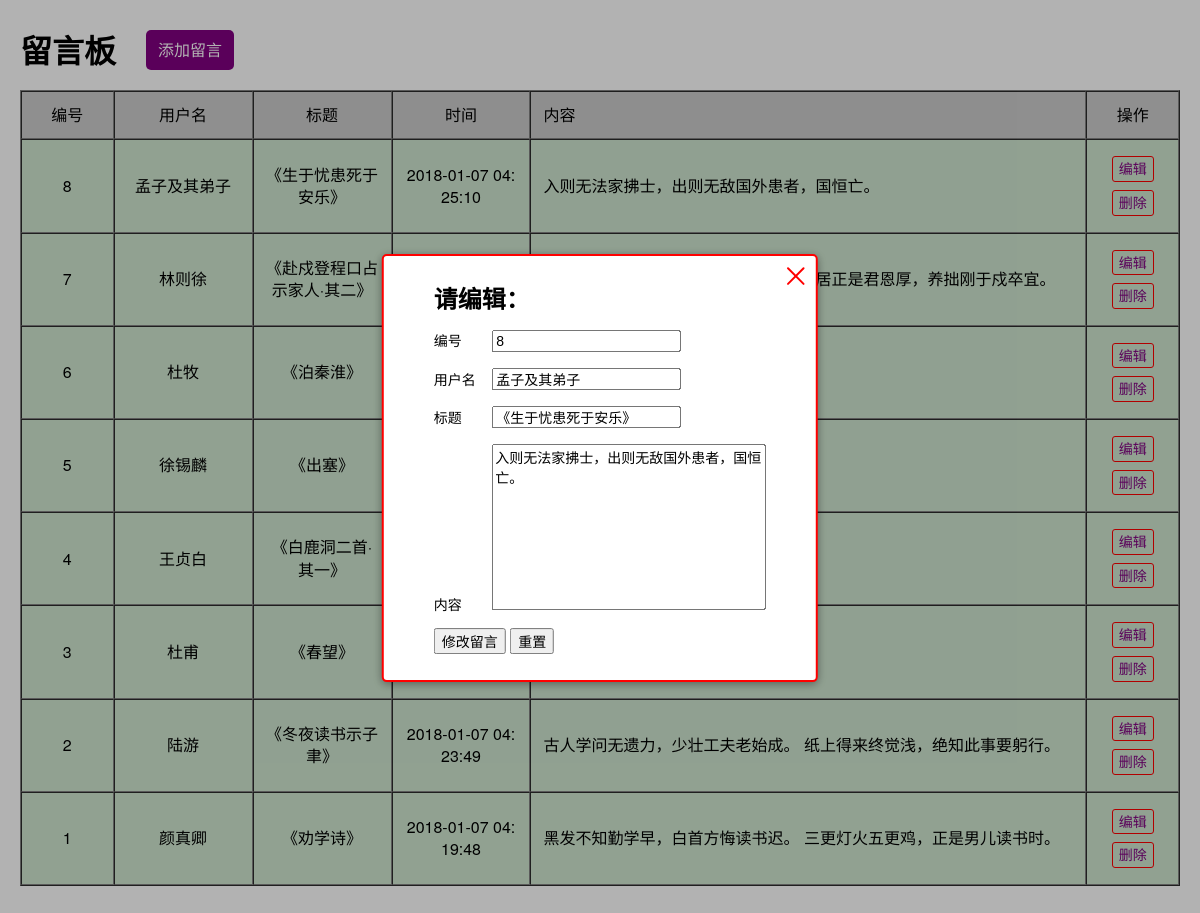
The page /mysql-message-board/index.php?editId=8 on the database its author committed.
### tables this page shows
CREATE TABLE `t_message` (
  `id` int(11) NOT NULL COMMENT '留言id',
  `username` varchar(50) NOT NULL COMMENT '用户名',
  `title` varchar(100) NOT NULL COMMENT '标题',
  `time` int(11) NOT NULL COMMENT '时间',
  `content` longtext NOT NULL COMMENT '内容'
);

### mysql-message-board/index.php (the view, shortened to what this page needs)
<?php
$con = mysqli_connect("localhost","root","root",'db_board') or die('<br/>连接数据库错误!<br/>');
$sql = 'SELECT * FROM `t_message`';
$que = mysqli_query($con,$sql) or die('<br/>选择数据库错误：'.mysqli_error($con).'<br/>');
$msgs = mysqli_fetch_all($que,MYSQLI_ASSOC);
?>
<!DOCTYPE html>
<html lang="zh-CN">
<head>
</head>
<body>
<div class="header">
	<h1>留言板</h1>
	<div class="header_btn">添加留言</div>
</div>
<?php if(is_array($msgs)&&count($msgs)>0): ?>
<table border="1" cellpadding="0" cellspacing="0" width="100%" bgcolor="#cfe6d0">
	<tr style="background:#ccc;">
	    <td>编号</td>
	    <td>用户名</td>
	    <td>标题</td>
	    <td>时间</td>
	    <td>内容</td>
	    <td>操作</td>
	</tr>
	<?php foreach (array_reverse($msgs) as $key => $value):?>
		<tr>
			<td><?php echo count($msgs)-$key; ?></td>
		    <td><?php echo $value['username']; ?></td>
		    <td><?php echo $value['title']; ?></td>
		    <td><?php echo date("Y-m-d H:i:s",$value['time']); ?></td>
		    <td><?php echo $value['content']; ?></td>
		    <td>
		    	<a href="./index.php?editId=<?php echo count($msgs)-$key; ?>">编辑</a>
		    	<a href="javascript:void(0);" onclick="deleteFn('<?php echo $value['username']; ?>','<?php echo $value['id']; ?>');">删除</a>
		    </td>
		</tr>
	<?php endforeach; ?>
</table>
<?php endif; ?>
<?php if(isset($_GET['editId'])): ?>
<div class="tips tips_show">
<?php else: ?>
<div class="tips">
<?php endif; ?>
	<div class="tips_box">
		<div class="tips_shut"></div>
		<form action="./index.php" method="post">
			<?php if(isset($_GET['editId'])): ?>
			<h2 id="#edit">请编辑：</h2>
			<p>
			    <label for="editId">编号</label>
			    <input type="text" id="editId" name="editId" placeholder="请输入用户名" value="<?php echo @$_GET['editId']; ?>" readonly="readonly">
			</p>
			<?php else: ?>
		    <h2>请留言：</h2>
			<?php endif; ?>
		    <p>
		        <label for="username">用户名</label>
		        <input type="text" id="username" name="username" placeholder="请输入用户名" required="required" value="<?php echo @$msgs[$_GET['editId']-1]['username']; ?>">
		    </p>
		    <p>
		        <label for="title">标题</label>
		        <input type="text" id="title" name="title" placeholder="请输入标题" required="required" value="<?php echo @$msgs[$_GET['editId']-1]['title']; ?>">
		    </p>
		    <p>
		        <label for="content">内容</label>
		        <textarea id="content" name="content" id="" cols="30" rows="10" required="required"><?php echo @$msgs[$_GET['editId']-1]['content']; ?></textarea>
		    </p>
		    <p>
		    	<?php if(isset($_GET['editId'])): ?>
		    	<input type="submit" value="修改留言" name="pubMsg">
		    	<?php else: ?>
		        <input type="submit" value="发布留言" name="pubMsg">
		    	<?php endif; ?>
		        <input type="reset" value="重置">
		    </p>
		</form>
	</div>
</div>
</body>
</html>

### mysql-message-board/index.php (style rules this page uses)
body { margin:0;padding:0;font-family:'helvetica neue', tahoma, 'hiragino sans gb', stheiti, 'wenquanyi micro hei', Microsoft YaHei, SimSun, sans-serif;line-height:1;padding:20px 20px 50px; }
a { font-size:14px;padding:2px 6px;border:solid 1px red;margin:4px;display:inline-block;border-radius:3px;color:purple;text-decoration: none;-webkit-transition:all .6s;transition:all .6s; }
.tips_box { position:fixed;top:50%;left:50%;-webkit-transform:translate(-50%,-150%);transform:translate(-50%,-150%);background:#fff;border:solid 2px red;border-radius:5px;padding:10px 50px;-webkit-box-shadow:0 2px 10px rgba(0,0,0,.4);box-shadow:0 2px 10px rgba(0,0,0,.4);z-index: 999;-webkit-transition:all .6s;transition:all .6s;opacity:0;pointer-events:none; }
.tips_show .tips_box { -webkit-transform:translate(-50%,-50%);transform:translate(-50%,-50%);opacity:1;pointer-events:auto; }
.tips_shut { position:absolute;top:0;right:0;width:40px;height:40px;-webkit-transition:all .6s;transition:all .6s;cursor:pointer; }
.tips_shut::before { content:'';height:2px;left:8px;right:8px;background:red;position:absolute;top:50%;margin-top:-1px;border-radius:4px;-webkit-transform:rotate(-45deg);transform:rotate(-45deg); }
.tips_shut::after { content:'';height:2px;left:8px;right:8px;background:red;position:absolute;top:50%;margin-top:-1px;border-radius:4px;-webkit-transform:rotate(45deg);transform:rotate(45deg); }
input[type="submit"],input[type="reset"] { cursor:pointer;-webkit-transition:all .6s;transition:all .6s; }
label { width:54px;font-size:14px;display:inline-block; }
input,textarea { resize:none;font-size:14px; }
.header { overflow:hidden;padding:10px 0 20px; }
h1 { float:left;margin:0;line-height:40px;padding-right:30px; }
.header_btn { height:40px;line-height:40px;padding:0 12px;float:left;background:purple;color:#fff;border-radius:5px;cursor:pointer;-webkit-transition:all .4s;transition:all .4s; }
td { padding:12px;line-height:1.4;text-align: justify;word-break:break-all; }
td:last-child { text-align:center; }
td:nth-of-type(1),td:nth-of-type(6) { width:8%;text-align:center; }
td:nth-of-type(2),td:nth-of-type(3),td:nth-of-type(4) { width:12%;text-align:center; }

### rows shown on the page
t_message: count($msgs)-$key "8", username "孟子及其弟子", title "《生于忧患死于安乐》", time "2018-01-07 04:25:10", content "入则无法家拂士，出则无敌国外患者，国恒亡。"
t_message: count($msgs)-$key "7", username "林则徐", title "《赴戍登程口占示家人·其二》"
t_message: count($msgs)-$key "6", username "杜牧", title "《泊秦淮》"
t_message: count($msgs)-$key "5", username "徐锡麟", title "《出塞》"
t_message: count($msgs)-$key "4", username "王贞白", title "《白鹿洞二首·其一》"
t_message: count($msgs)-$key "3", username "杜甫", title "《春望》"
t_message: count($msgs)-$key "2", username "陆游", title "《冬夜读书示子聿》", time "2018-01-07 04:23:49", content "古人学问无遗力，少壮工夫老始成。 纸上得来终觉浅，绝知此事要躬行。"
t_message: count($msgs)-$key "1", username "颜真卿", title "《劝学诗》", time "2018-01-07 04:19:48", content "黑发不知勤学早，白首方悔读书迟。 三更灯火五更鸡，正是男儿读书时。"
